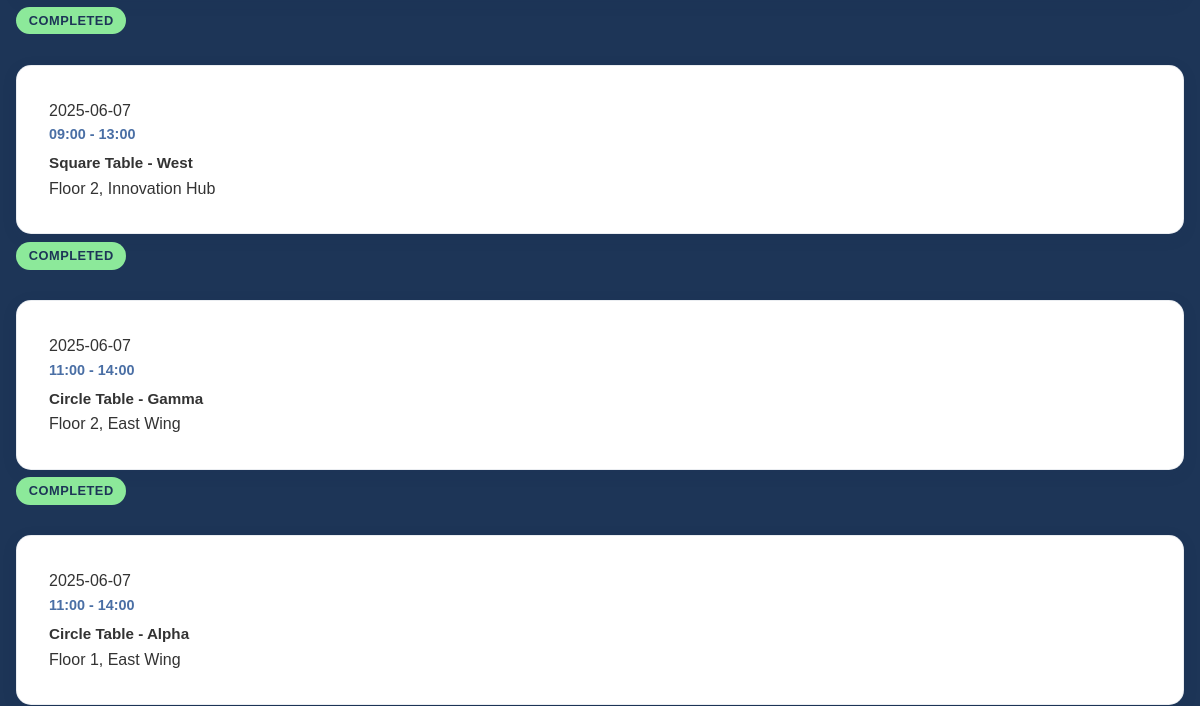
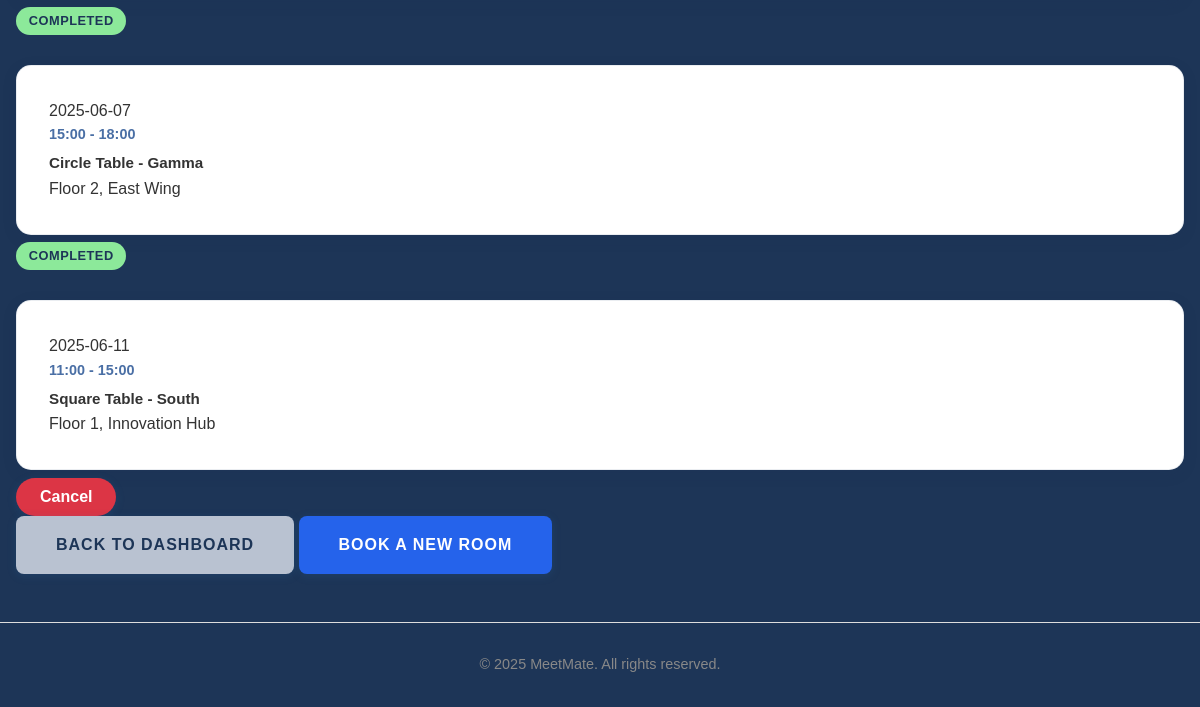
/history (signed in, lower part), run on an earlier commit of the app's database (2 pictures, top to bottom).
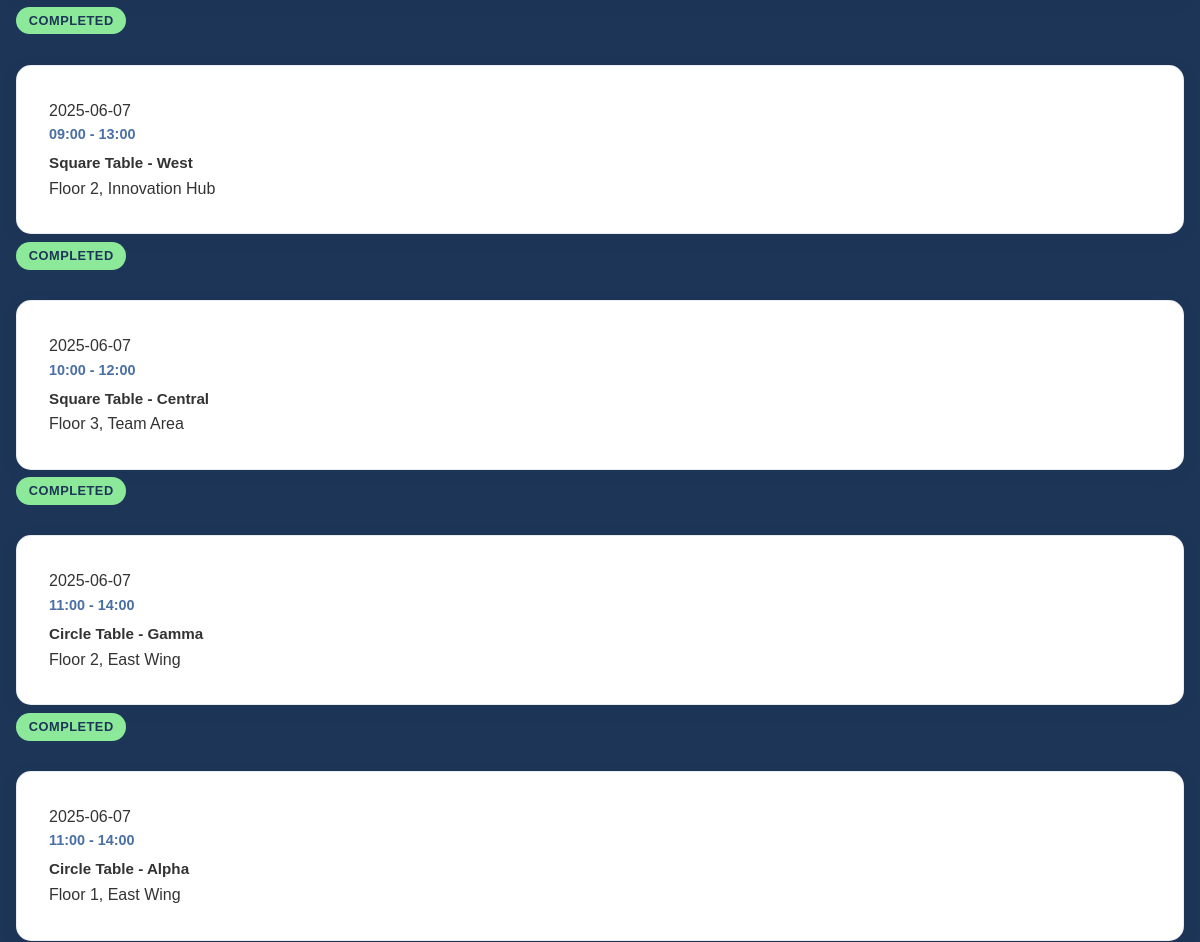
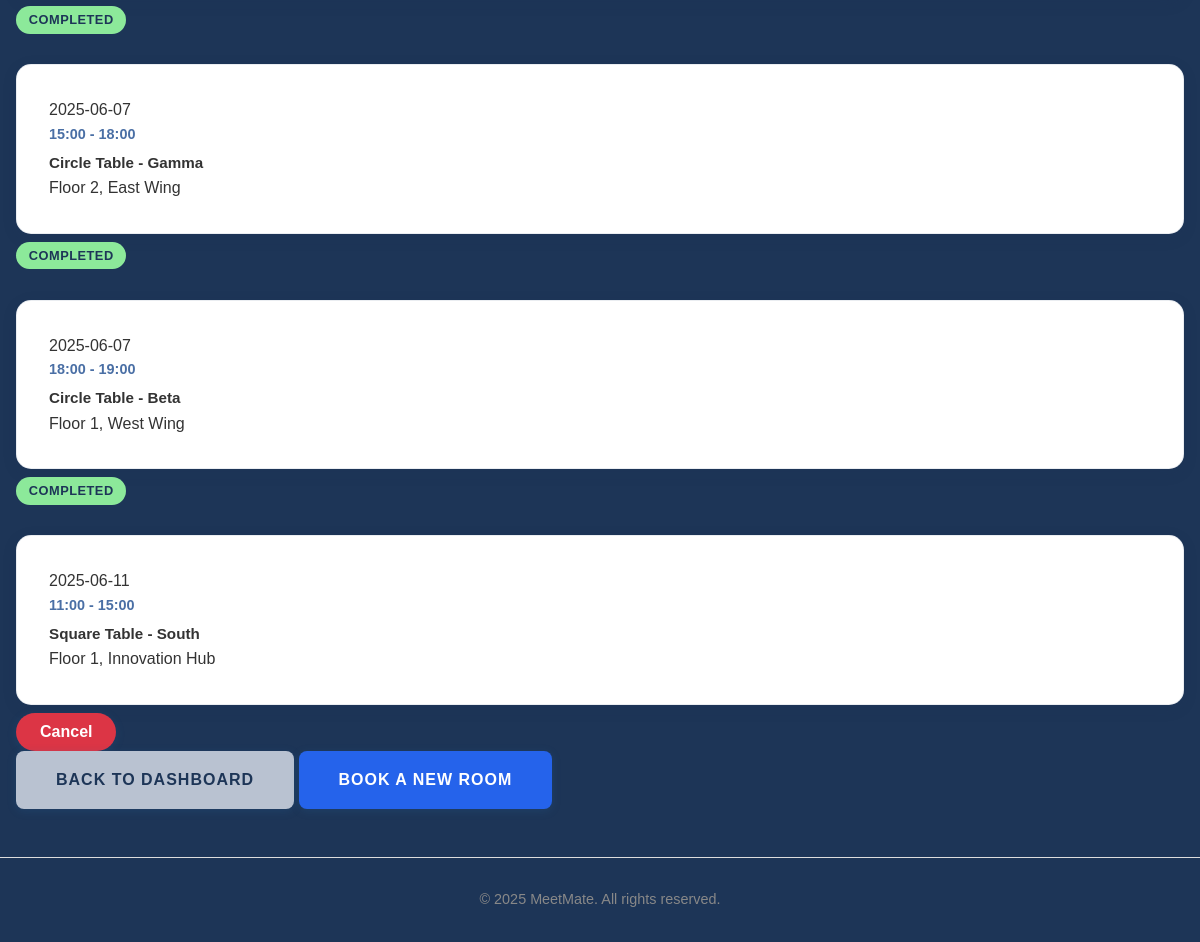
And on a later commit of the database (2 pictures, top to bottom).
### tables this page shows
CREATE TABLE bookings (
                id INTEGER PRIMARY KEY AUTOINCREMENT,
                user_id INTEGER NOT NULL,
                room_id INTEGER NOT NULL,
                date TEXT NOT NULL,
                time_start TEXT NOT NULL,
                time_end TEXT NOT NULL,
                booking_admin_id INTEGER,
                notes TEXT,
                FOREIGN KEY (user_id) REFERENCES users (id),
                FOREIGN KEY (room_id) REFERENCES rooms (id),
                FOREIGN KEY (booking_admin_id) REFERENCES users (id)
            );

CREATE TABLE rooms (
                id INTEGER PRIMARY KEY AUTOINCREMENT,
                name TEXT NOT NULL,
                location TEXT NOT NULL,
                capacity INTEGER NOT NULL,
                room_type TEXT DEFAULT 'conference'
            );

### app.py (the view)
@app.route('/history')
@login_required
def history():
    user_id = session['user_id']
    user_bookings = get_user_bookings(user_id)
    now = datetime.now()
    current_date = now.date()
    current_time = now.time()
    for booking in user_bookings:
        booking_date = date.fromisoformat(booking['date'])
        booking_start_time = time.fromisoformat(booking['time_start'] + ':00' if len(booking['time_start']) == 5 else booking['time_start'])
        if booking_date > current_date:
            booking['can_cancel'] = True
            booking['status'] = 'Confirmed'
        elif booking_date == current_date:
            booking['can_cancel'] = current_time < booking_start_time
            booking['status'] = 'Complete' if current_time >= booking_start_time else 'Confirmed'
        else:
            booking['can_cancel'] = False
            booking['status'] = 'Complete'
    return render_template('history.html', bookings=user_bookings)

### app.py (called while the page is built)
def get_database_path():
    app_directory = app.root_path
    instance_directory = os.path.join(app_directory, 'instance')
    os.makedirs(instance_directory, exist_ok=True)
    database_path = os.path.join(instance_directory, 'meetmate.db')
    return database_path

def get_database_connection():
    db_path = get_database_path()
    connection = sqlite3.connect(db_path)
    connection.row_factory = sqlite3.Row
    return connection

def get_user_by_id(user_id):
    connection = get_database_connection()
    cursor = connection.cursor()
    cursor.execute("SELECT * FROM users WHERE id = ?", (user_id,))
    user = cursor.fetchone()
    connection.close()
    if user:
        return dict(user)
    return None

def get_user_bookings(user_id):
    connection = get_database_connection()
    cursor = connection.cursor()
    cursor.execute('''
        SELECT
            b.id,
            b.date,
            b.time_start,
            b.time_end,
            b.notes,
            r.name as room_name,
            r.location as room_location
        FROM bookings b
        JOIN rooms r ON b.room_id = r.id
        WHERE b.user_id = ?
        ORDER BY b.date, b.time_start
    ''', (user_id,))
    bookings = cursor.fetchall()
    connection.close()
    return [dict(booking) for booking in bookings]

def login_required(f):
    @wraps(f)
    def decorated_function(*args, **kwargs):
        if 'user_id' not in session:
            flash('Please login to access this page', 'error')
            return redirect(url_for('login'))
        user = get_user_by_id(session['user_id'])
        if not user:
            session.clear()
            flash('Your account is no longer valid. Please login again.', 'warning')
            return redirect(url_for('login'))
        return f(*args, **kwargs)
    return decorated_function

### templates/history.html (shortened to what this page needs)
{% extends "base.html" %}
{% block content %}
<div class="history-page">
    <div class="history-section">
        <div class="section-card">
            {% if bookings %}
                <div class="bookings-list">
                    {% for booking in bookings %}
                        <div class="booking-item">
                            <div class="booking-info">
                                <div class="booking-date">
                                    {{ booking.date }}
                                </div>
                                <div class="booking-time">
                                    {{ booking.time_start }} - {{ booking.time_end }}
                                </div>
                                <div class="booking-details">
                                    <strong>{{ booking.room_name }}</strong>
                                    <div class="booking-location">
                                        {{ booking.room_location }}
                                    </div>
                                </div>
                            </div>
                            <div class="booking-actions">
                                {% if booking.can_cancel %}
                                    <a href="{{ url_for('cancel_booking', booking_id=booking.id) }}"
                                       class="btn btn-danger btn-small"
                                       onclick="return confirm('Are you sure you want to cancel this booking?')">
                                        Cancel
                                    </a>
                                {% else %}
                                    <div class="booking-status">
                                        <span class="status-completed">
                                            Completed
                                        </span>
                                    </div>
                                {% endif %}
                            </div>
                        </div>
                    {% endfor %}
                </div>
            {% else %}
                <div class="no-bookings">
                    <p>You don't have any bookings yet</p>
                    <a href="{{ url_for('booking') }}" class="btn btn-primary">Book Your First Room</a>
                </div>
            {% endif %}
        </div>
    </div>
    <div class="page-actions">
        <a href="{{ url_for('dashboard') }}" class="btn btn-secondary">Back to Dashboard</a>
        <a href="{{ url_for('booking') }}" class="btn btn-primary">Book a New Room</a>
    </div>
</div>
{% endblock %}

### templates/base.html (shortened to what this page needs)
<!DOCTYPE html>
<html>
    <head>
        <link rel="stylesheet" type="text/css" href="{{ url_for('static', filename='css/style.css')}}" />
        <link rel="stylesheet" type="text/css" href="{{ url_for('static', filename='css/admin-additions.css')}}" />
        <link rel="stylesheet" href="https://cdnjs.cloudflare.com/ajax/libs/font-awesome/6.0.0/css/all.min.css">
        <link rel="icon" type="image/png" href="{{ url_for('static', filename='images/favicon.png') }}">    </head>
    <body{% if request.endpoint == 'index' %} class="home-page-body"{% endif %}>
        <div class="container">
            {% block content %}{% endblock %}
        </div>
        <footer>
            <p>&copy; 2025 MeetMate. All rights reserved.</p>
        </footer>
    </body>
</html>

### static/css/style.css (style rules this page uses)
body { font-family: Arial, sans-serif; line-height: 1.6; color: #333; background-color: #1d3557; margin: 0; padding: 0; }
a { text-decoration: none; color: #4a6fa5; }
.container { max-width: 1200px; margin: 0 auto; padding: 1rem; min-height: 500px; }
footer { text-align: center; padding: 1rem; background-color: transparent; border-top: 1px solid #ddd; color: #888; font-size: 0.9rem; margin-top: 2rem; }
.btn { display: inline-block; padding: 0.4rem 1.5rem; background-color: #2a6da9; color: white; border: none; border-radius: 25px; cursor: pointer; font-size: 1rem; font-weight: 600; text-decoration: none; box-shadow: 0 2px 10px rgba(42, 109, 169, 0.2); }
.btn-primary { background-color: #2563eb; color: white; padding: 1rem 2.5rem; border-radius: 8px; font-weight: 600; text-transform: uppercase; letter-spacing: 1px; border: none; cursor: pointer; text-decoration: none; display: inline-block; font-size: 1rem; }
.btn-secondary { background-color: #b9c2d1; color: #1d3557; padding: 1rem 2.5rem; border-radius: 8px; font-weight: 600; text-transform: uppercase; letter-spacing: 1px; border: none; cursor: pointer; text-decoration: none; display: inline-block; font-size: 1rem; }
.btn-danger { background-color: #dc3545; color: white; }
.booking-info { margin-bottom: 0.5rem; }
.booking-time { color: #4a6fa5; font-weight: bold; font-size: 0.9rem; margin-bottom: 0.25rem; }
.booking-details strong { color: #333; font-size: 0.95rem; }
.booking-info { background: white; padding: 2rem; border-radius: 15px; box-shadow: 0 4px 15px rgba(29, 53, 87, 0.1); margin-top: 2rem; border: 1px solid rgba(185, 194, 209, 0.3); }
.status-completed { background-color: #8ce99a; color: #1d3557; padding: 0.4rem 0.8rem; border-radius: 15px; font-size: 0.8rem; font-weight: 600; text-transform: uppercase; letter-spacing: 0.5px; }

What changed in the data, as far as the page shows it:
added bookings: date "2025-06-07", time_start "10:00", time_end "12:00", room_name "Square Table - Central", room_location "Floor 3, Team Area", shows "COMPLETED"
added bookings: date "2025-06-07", time_start "18:00", time_end "19:00", room_name "Circle Table - Beta", room_location "Floor 1, West Wing", shows "COMPLETED"
